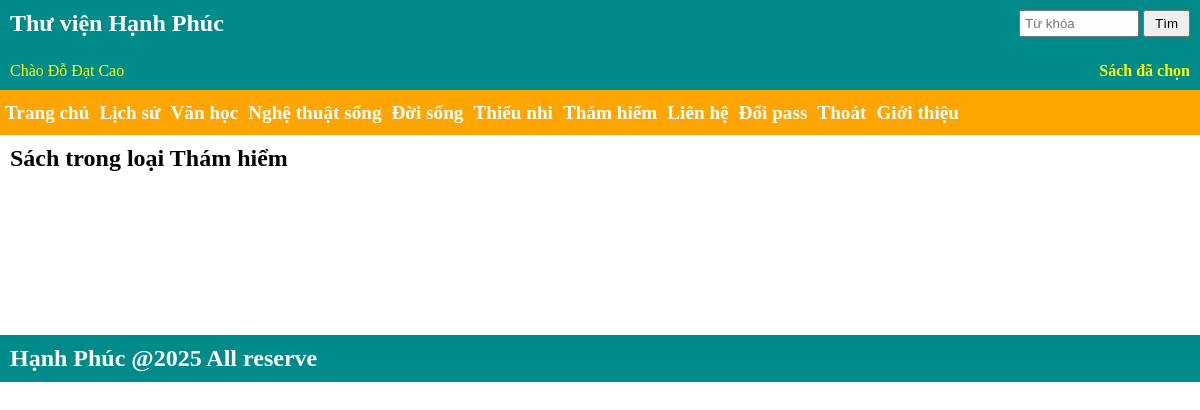
The page /index.php?page=sach_trong_loai&id=6 (signed in) on the database its author committed.
### tables this page shows
CREATE TABLE `loai_sach` (
  `id` int(11) NOT NULL COMMENT 'id sách',
  `ten` varchar(50) NOT NULL COMMENT 'Tên loại sách',
  `thu_tu` int(11) DEFAULT 0 COMMENT 'Thứ tự',
  `an_hien` tinyint(1) DEFAULT 0 COMMENT '0 là ẩn, 1 là hiện'
);

### controller/SiteController.php (called while the page is built, shortened)
<?php
require_once "model/Database.php";
class SiteController{
    function __construct(){
        $db = new Database();
        $this->loai_arr = $db->Lay_Loai();
    }
    function sach_trong_loai(){
        $id = $_GET['id'];
        $db = new Database;
        $ten_loai = $db->Lay_Ten_Loai($id);
        include "views/layout.php";
    }
}

### model/Database.php (called while the page is built, shortened)
<?php
class Database {
  private $conn;
  function __construct(){
    try {
        $str = "mysql:host=".DB_HOST."; dbname=". DB_NAME."; charset=utf8";
        $this->conn = new PDO($str, DB_USER , DB_PASS);
    }
    catch(Exception $e ){
        die("Lỗi kết nối database : " . $e->getMessage());
    }
  }
  function Lay_Ten_Loai( $id_loai) {
    $sql ="SELECT * FROM loai_sach WHERE id= $id_loai";
    $kq =  $this->conn -> query( $sql );
    $row = $kq->fetch(PDO::FETCH_ASSOC);
    return $row['ten'];
  }
  function Lay_Loai( ) {
    $sql = "Select * from loai_sach WHERE an_hien =1 ORDER By thu_tu ASC";
    $kq =  $this->conn -> query($sql);
    return $kq->fetchAll(PDO::FETCH_ASSOC);
  }
 }

### views/layout.php (the view, shortened to what this page needs)
<!DOCTYPE html>
<html>
<head>
    <link rel="stylesheet" href="<?=PUBLIC_URL?>/css/c1.css">
</head>
<body>
    <div class="container">
        <header><?php include "views/header.php"; ?></header>
        <nav> <?php include "views/nav.php"; ?> </nav>
        <main> <?php include $mainview ?> </main>
        <footer><?php include "views/footer.php";?> </footer>
    </div>
</body>
</html>

### views/nav.php
<ul> <li> <a href="index.php">Trang chủ</a> </li>
     <?php foreach($this->loai_arr as $row_loai) {  ?>
     <li> <a href="index.php?page=sach_trong_loai&id=<?=$row_loai['id']?>">
           <?=$row_loai['ten']?>
          </a>
     </li>
     <?php } ?>
     <li> <a href="index.php?page=lien_he">Liên hệ</a> </li>
     <?php if (isset($_SESSION['ho_ten']) == false) { ?>
     <li> <a href="index.php?page=dang_ky">Đăng ký</a> </li>
     <li> <a href="index.php?page=dang_nhap">Đăng nhập</a> </li>
     <li> <a href="index.php?page=quen_pass">Quên pass</a> </li>
     <?php } else { ?>
      <li> <a href="index.php?page=doi_pass">Đổi pass</a> </li>
      <li> <a href="index.php?page=thoat">Thoát</a> </li>
     <?php } ?>
     <li> <a href="index.php?page=gioi_thieu">Giới thiệu</a> </li>
</ul>

### views/sach_trong_loai.php (shortened to what this page needs)
<div class="list_sp">
  <h2> Sách trong loại <?php echo $ten_loai ;?> </h2>
</div>

### public/css/c1.css (style rules this page uses)
* { padding:0; margin:0 ; box-sizing: border-box; }
a { text-decoration: none; }
.container { width: 1200px; margin:auto }
.container > header { height: 90px; background: darkcyan; color:white; padding: 10px; position:relative }
.container > footer { min-height: 45px; background:darkcyan; color:white; padding: 10px }
.container > main { min-height: 200px; }
.container > nav { background: orange; }
.container > nav > ul { list-style: none; display: flex; height: 45px; }
.container > nav > ul > li { text-align: center; padding: 0 5px; font-size: 1.2em; }
.container > nav > ul > li > a { line-height: 45px; color: white; font-weight: 600; }

### views/sach_trong_loai.php (style rules this page uses)
.list_sp h2 { padding: 10px }

### rows shown on the page
loai_sach: ten "Lịch sử"
loai_sach: ten "Văn học"
loai_sach: ten "Nghệ thuật sống"
loai_sach: ten "Đời sống"
loai_sach: ten "Thiếu nhi"
loai_sach: ten "Thám hiểm"

### other values the page prints
$_SESSION['ho_ten'] "Đỗ Đạt Cao"
